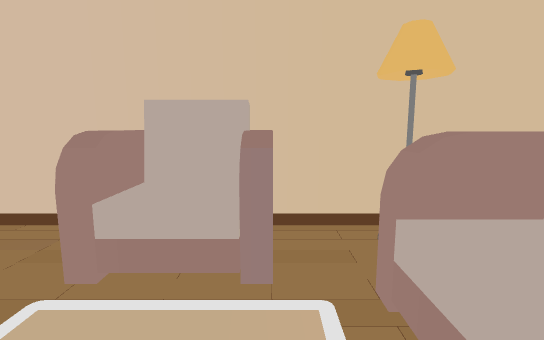
[1] (above)

16 first-person views from a walk through a 3-D level made in the Unity game engine. The camera is 1.3 m above the floor, tilts 8° down and sees 85° across. The floor is counted in squares, 0.5 m on a side. Each view is taken from the middle of a square. On the plan, view 1 faces up. The plan holds only what a view shows up to about 19 squares ahead; the rest is blank. The place goes on beyond the plan. The player character is not drawn. Some animated figures are left out. Door leaves are left out, so doorways stand open.

[2]
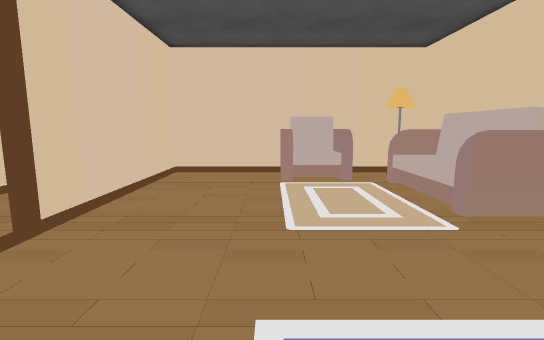

[3]
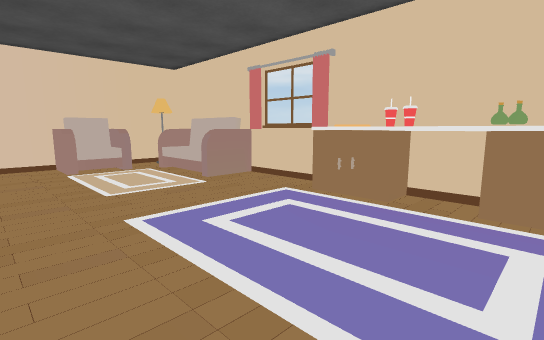

[4]
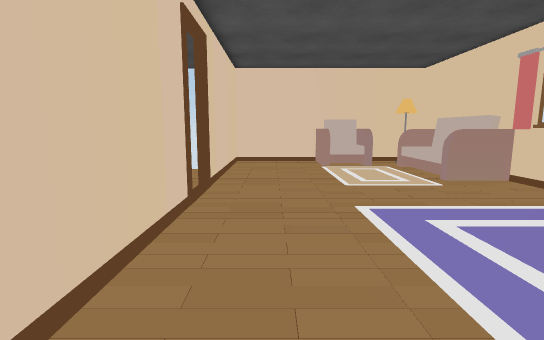

[5]
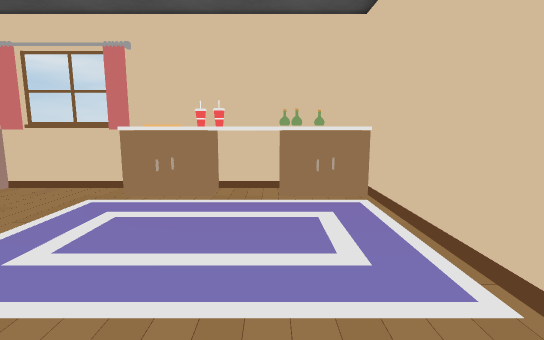

[6]
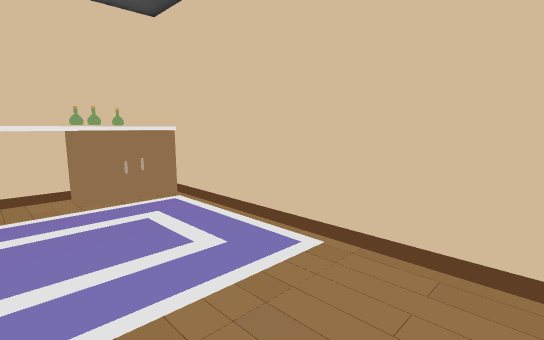

[7]
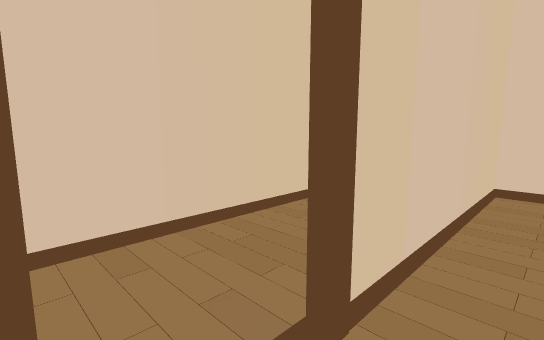

[8]
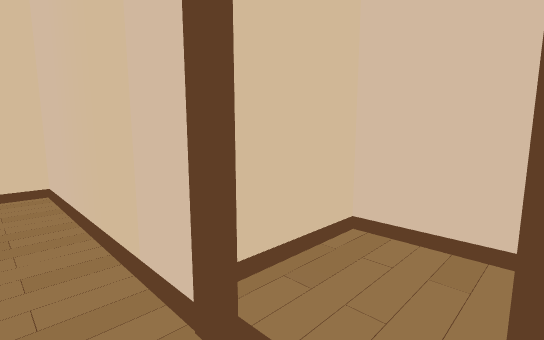

[9]
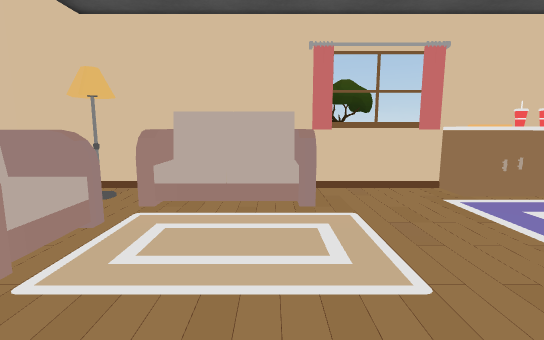

[10]
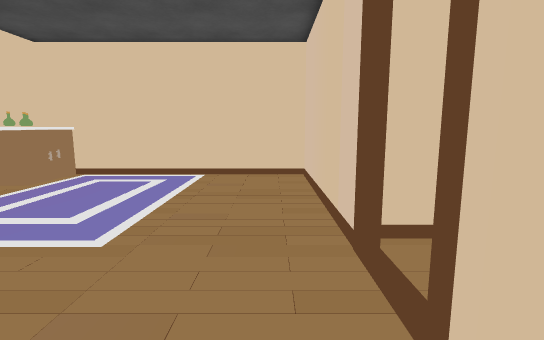

[11]
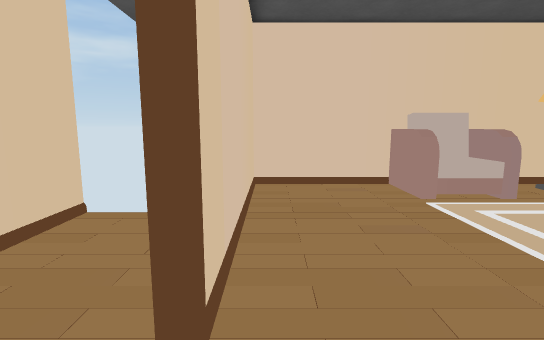

[12]
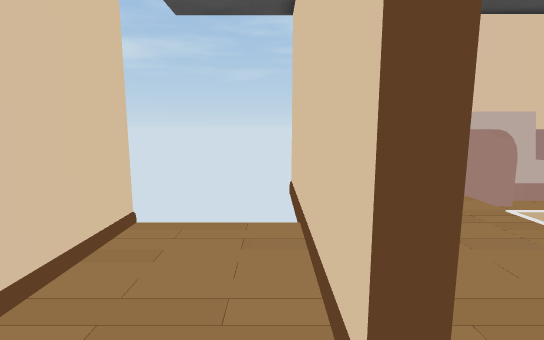

[13]
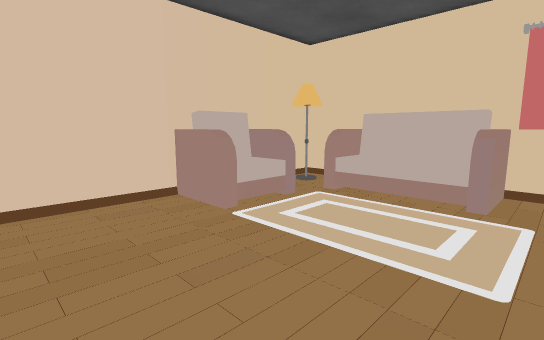

[14]
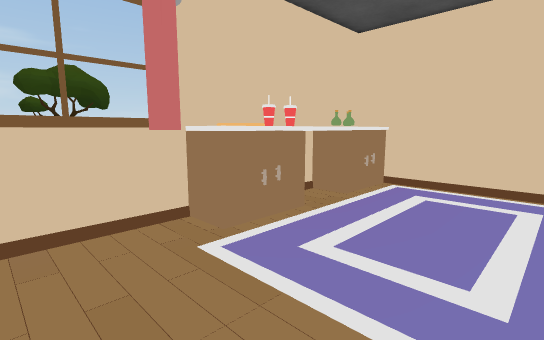

[15]
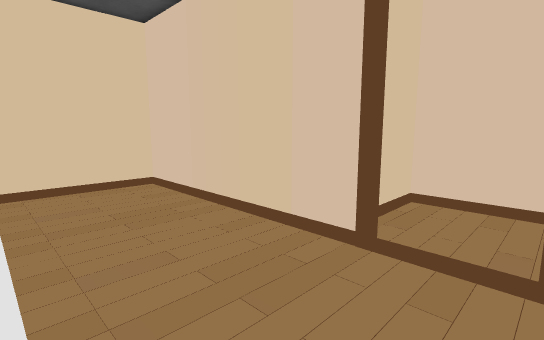

[16]
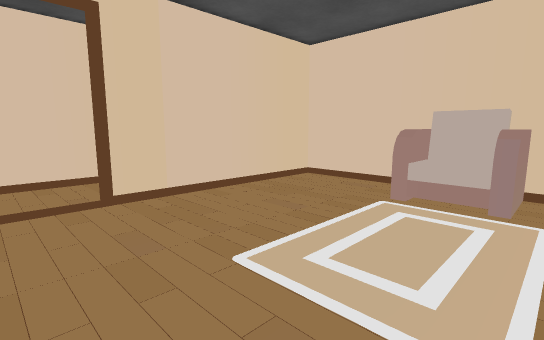

### Floor plan
Key: @ floor where view 1 was taken; # wall or solid block; . floor; D open door; ^ raised ledge; S sofa; L lamp; B bottle; O other object.
Columns run from 15 left of view 1 to 5 right of it. Each row starts with its distance up from view 1.
  8      ################
  7      #......SSSS..L.#
  6      #......SSSS..L.#
  5      #......SSSS....#
  4      #...........SSS#
  3 #    #...........SSS#
  2 #....#...........SSS#
  1 #....#...........SSS#
  0 #....#.........@.SSS#
 -1 #....#...........SSS#
 -2 #....#............. #
 -3 #....#..............#
 -4 #....D..............#
 -5 #....D..............#
 -6 #....#..............#
 -7 ######.............##
 -8      #............^^#
 -9      #............^^#
-10      #............^^#
-11      #............^^#
-12      #............^ #
-13      #............^B#
-14      #............BB#
-15      #............^O#
-16      #............^^#
-17      ################

Positions as (right, up) in squares from view 1, and headings:
1: (0, 0), facing up
2: (-4, -10), facing up
3: (-7, -15), facing up-right
4: (-7, -16), facing up
5: (-8, -13), facing right
6: (-8, -11), facing down-right
7: (-8, -6), facing up-left
8: (-8, -3), facing down-left
9: (-8, 0), facing right
10: (-8, 0), facing down
11: (-9, -6), facing up
12: (-11, -5), facing up
13: (-9, -3), facing up-right
14: (-3, -3), facing down-right
15: (-4, -3), facing down-left
16: (1, -6), facing up-left
